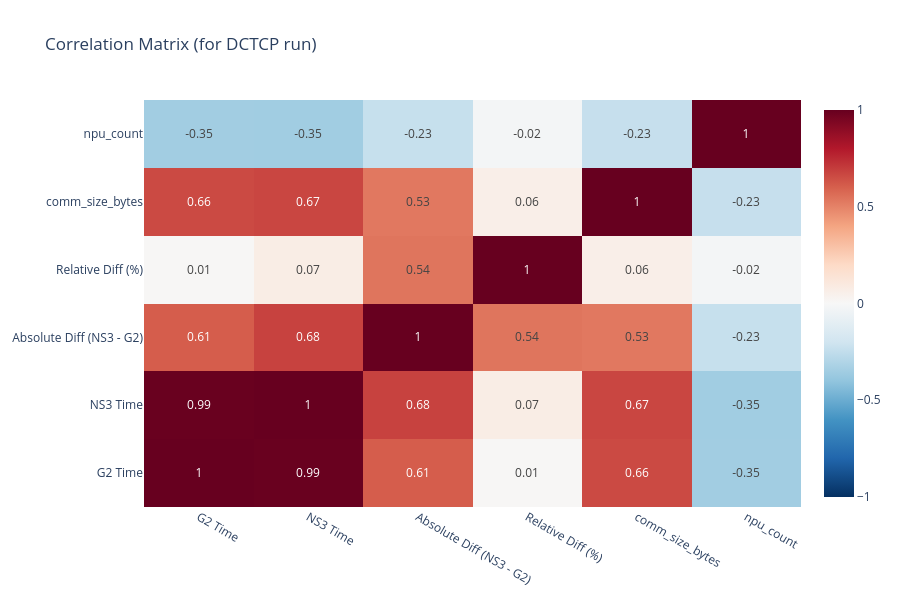
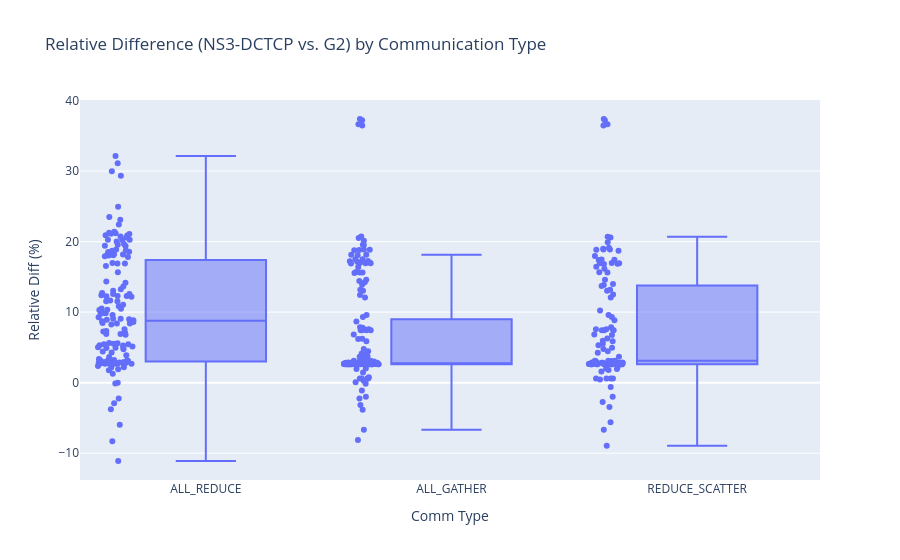
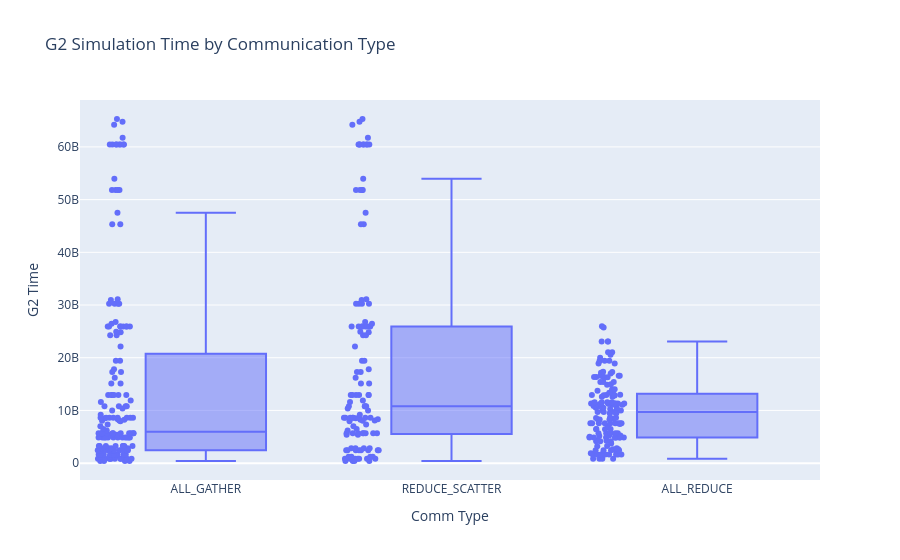
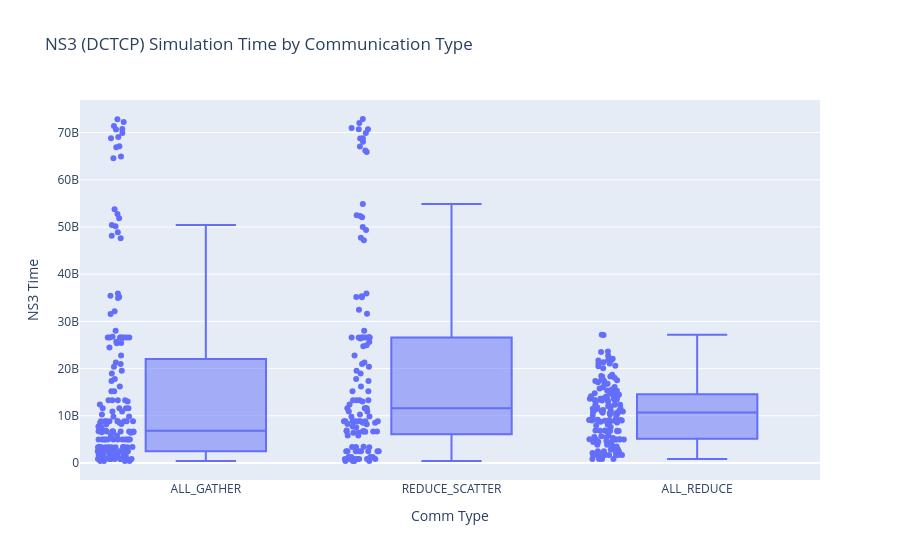

Notebook code for these charts, in order:
### Code cell
# --- Detailed Difference and Correlation Analysis ---

if 'comp_df' in locals() and not comp_df.empty:
    # Pivot the table to have sim types as columns for easier comparison
    pivot_df = avg_topo_df.pivot_table(
        index=['workload', 'comm_type_str', 'comm_size', 'npu_tuples'],
        columns='run_name',
        values='avg_time'
    ).reset_index()

    # Isolate G2 and NS3 columns
    g2_col = 'G2'
    ns3_cols = [col for col in pivot_df.columns if col.startswith('NS3')]

    if g2_col in pivot_df.columns and ns3_cols:
        # Create a new DataFrame to store the detailed differences
        diff_data = []

        # Iterate over each workload
        for _, row in pivot_df.iterrows():
            g2_time = row[g2_col]
            if pd.isna(g2_time):
                continue

            # For each NS3 run, calculate the difference
            for ns3_run_name in ns3_cols:
                ns3_time = row[ns3_run_name]
                if pd.isna(ns3_time):
                    continue
                
                # Calculate absolute and relative differences
                abs_diff = ns3_time - g2_time
                rel_diff = (abs_diff / g2_time) * 100 if g2_time != 0 else 0

                diff_data.append({
                    'Workload': row['workload'],
                    'Comm Type': row['comm_type_str'],
                    'Comm Size': row['comm_size'],
                    'NPU Tuples': row['npu_tuples'],
                    'NS3 Run': ns3_run_name,
                    'G2 Time': g2_time,
                    'NS3 Time': ns3_time,
                    'Absolute Diff (NS3 - G2)': abs_diff,
                    'Relative Diff (%)': rel_diff
                })

        if diff_data:
            # Create the initial difference dataframe
            diff_df_all = pd.DataFrame(diff_data)

            # --- Filter for the specific NS3 DCTCP run ---
            target_ns3_run = 'NS3 (cc:DCTCP, win:1, adapt:1, buf:1, size:1500)'
            print(f"--- Filtering results for NS3 run: {target_ns3_run} ---")
            diff_df = diff_df_all[diff_df_all['NS3 Run'] == target_ns3_run].copy()

            if diff_df.empty:
                print("\nNo data found for the specified NS3 run. Please check the run name and the data.")
            else:
                # --- Display Difference Table ---
                print("\n--- G2 vs. NS3 (DCTCP) Time Difference Analysis ---")
                with pd.option_context('display.max_rows', 20, 'display.float_format', '{:,.2f}'.format):
                    display(diff_df)

                # --- Correlation Analysis ---
                print("\n--- Correlation Analysis (for DCTCP run) ---")
                
                # Function to parse communication size string (e.g., '1024 B', '2 KB', '4096') into bytes
                def parse_comm_size_to_bytes(size_str):
                    if not isinstance(size_str, str):
                        return np.nan
                    size_str = size_str.strip().lower()
                    parts = size_str.split()
                    
                    try:
                        if len(parts) == 1:
                            return float(parts[0]) # Assume bytes if no unit
                        elif len(parts) == 2:
                            val = float(parts[0])
                            unit = parts[1]
                            if unit == 'b':
                                return val
                            elif unit == 'kb':
                                return val * 1024
                            elif unit == 'mb':
                                return val * 1024**2
                            elif unit == 'gb':
                                return val * 1024**3
                            else:
                                return np.nan
                        else:
                            return np.nan
                    except (ValueError, TypeError):
                        return np.nan

                # Prepare data for correlation
                corr_df = diff_df.copy()
                
                # Convert Comm Type to numeric using one-hot encoding
                corr_df = pd.get_dummies(corr_df, columns=['Comm Type'], prefix='Comm')

                corr_df['comm_size_bytes'] = corr_df['Comm Size'].apply(parse_comm_size_to_bytes)
                
                # Extract NPU count from the tuple string
                corr_df['npu_count'] = corr_df['NPU Tuples'].apply(lambda x: len(eval(x)) if isinstance(x, str) and x.startswith('(') else np.nan)
                
                # Select only numeric columns for correlation matrix
                numeric_cols = corr_df.select_dtypes(include=np.number)

                if not numeric_cols.empty:
                    correlation_matrix = numeric_cols.corr()
                    
                    # Display correlation with the relative difference
                    print("Correlation with 'Relative Diff (%)':")
                    display(correlation_matrix[['Relative Diff (%)']].sort_values(by='Relative Diff (%)', ascending=False))

                    # Plotting correlation
                    fig = go.Figure(data=go.Heatmap(
                        z=correlation_matrix.values,
                        x=correlation_matrix.columns,
                        y=correlation_matrix.columns,
                        colorscale='RdBu_r',
                        zmin=-1,
                        zmax=1,
                        text=correlation_matrix.round(2).values,
                        texttemplate="%{text}"
                    ))
                    fig.update_layout(
                        title='Correlation Matrix (for DCTCP run)',
                        height=600
                    )
                    fig.show()
                else:
                    print("Not enough numeric data to compute correlations for the filtered data.")

        else:
            print("No difference data could be generated.")
    else:
        print("Could not find 'G2' and/or NS3 runs in the processed data to compare.")
else:
    print("Comparison results DataFrame ('comp_df') not found. Please run the preceding cells.")

# --- Communication Type Impact Analysis (for DCTCP run) ---
import plotly.express as px

if 'diff_df' in locals() and not diff_df.empty:
    print("\n--- Analyzing the Impact of Communication Type (for DCTCP run) ---")
    
    # Ensure the 'Comm Type' column exists
    if 'Comm Type' in diff_df.columns:
        
        # --- Box Plot for Relative Difference by Communication Type ---
        print("\nThis plot shows how the percentage difference between NS3 (DCTCP) and G2 varies for each communication type.")
        fig1 = px.box(diff_df, 
                      x='Comm Type', 
                      y='Relative Diff (%)', 
                      title='Relative Difference (NS3-DCTCP vs. G2) by Communication Type',
                      points="all")
        fig1.update_xaxes(categoryorder='total descending')
        fig1.show()

        # --- Box Plot for G2 Time by Communication Type ---
        print("\nThis plot shows the distribution of G2 simulation times for each communication type.")
        fig2 = px.box(diff_df, 
                      x='Comm Type', 
                      y='G2 Time', 
                      title='G2 Simulation Time by Communication Type',
                      points="all")
        fig2.update_xaxes(categoryorder='total descending')
        fig2.show()

        # --- Box Plot for NS3 Time by Communication Type ---
        print("\nThis plot shows the distribution of NS3 (DCTCP) simulation times for each communication type.")
        fig3 = px.box(diff_df, 
                      x='Comm Type', 
                      y='NS3 Time', 
                      title='NS3 (DCTCP) Simulation Time by Communication Type',
                      points="all")
        fig3.update_xaxes(categoryorder='total descending')
        fig3.show()

        # --- Grouped Analysis Table ---
        print("\n--- Average Metrics by Communication Type (for DCTCP run) ---")
        comm_type_analysis = diff_df.groupby('Comm Type').agg(
            avg_g2_time=('G2 Time', 'mean'),
            avg_ns3_time=('NS3 Time', 'mean'),
            avg_relative_diff=('Relative Diff (%)', 'mean'),
            count=('Workload', 'nunique')
        ).sort_values(by='avg_relative_diff', ascending=False)
        
        with pd.option_context('display.float_format', '{:,.2f}'.format):
            display(comm_type_analysis)

    else:
        print("Column 'Comm Type' not found in the filtered difference DataFrame.")
else:
    print("Filtered difference DataFrame ('diff_df') not found. Please ensure the previous cells have run and the filter matched some data.")

### Figure 1 — Plotly figure (JSON) as saved in the notebook; plotly's stock layout.template omitted (floating-point values rounded to 4 significant figures)
{"data": [{"colorscale": [[0, "rgb(5,48,97)"], [0.1, "rgb(33,102,172)"], [0.2, "rgb(67,147,195)"], [0.3, "rgb(146,197,222)"], [0.4, "rgb(209,229,240)"], [0.5, "rgb(247,247,247)"], [0.6, "rgb(253,219,199)"], [0.7, "rgb(244,165,130)"], [0.8, "rgb(214,96,77)"], [0.9, "rgb(178,24,43)"], [1, "rgb(103,0,31)"]], "text": [[1.0, 0.99, 0.61, 0.01, 0.66, -0.35], [0.99, 1.0, 0.68, 0.07, 0.67, -0.35], [0.61, 0.68, 1.0, 0.54, 0.53, -0.23], [0.01, 0.07, 0.54, 1.0, 0.06, -0.02], [0.66, 0.67, 0.53, 0.06, 1.0, -0.23], [-0.35, -0.35, -0.23, -0.02, -0.23, 1.0]], "texttemplate": "%{text}", "type": "heatmap", "x": ["G2 Time", "NS3 Time", "Absolute Diff (NS3 - G2)", "Relative Diff (%)", "comm_size_bytes", "npu_count"], "y": ["G2 Time", "NS3 Time", "Absolute Diff (NS3 - G2)", "Relative Diff (%)", "comm_size_bytes", "npu_count"], "z": [[1.0, 0.995, 0.6075, 0.007194, 0.6599, -0.3507], [0.995, 1.0, 0.6839, 0.07451, 0.6728, -0.3515], [0.6075, 0.6839, 1.0, 0.5389, 0.5296, -0.2338], [0.007194, 0.07451, 0.5389, 1.0, 0.06251, -0.02211], [0.6599, 0.6728, 0.5296, 0.06251, 1.0, -0.2345], [-0.3507, -0.3515, -0.2338, -0.02211, -0.2345, 1.0]], "zmax": 1, "zmin": -1}], "layout": {"height": 600, "title": {"text": "Correlation Matrix (for DCTCP run)"}}}

### Figure 2 — Plotly figure (JSON) as saved in the notebook; plotly's stock layout.template omitted (floating-point values rounded to 4 significant figures; data arrays with more than 128 entries replaced by an {"elided": "..."} marker saying what was removed)
{"data": [{"alignmentgroup": "True", "boxpoints": "all", "hovertemplate": "Comm Type=%{x}<br>Relative Diff (%)=%{y}<extra></extra>", "legendgroup": "", "marker": {"color": "#636efa"}, "name": "", "notched": false, "offsetgroup": "", "orientation": "v", "showlegend": false, "type": "box", "x": {"elided": "432 str values"}, "x0": " ", "xaxis": "x", "y": {"elided": "432 float values"}, "y0": " ", "yaxis": "y"}], "layout": {"boxmode": "group", "legend": {"tracegroupgap": 0}, "title": {"text": "Relative Difference (NS3-DCTCP vs. G2) by Communication Type"}, "xaxis": {"anchor": "y", "categoryorder": "total descending", "domain": [0, 1], "title": {"text": "Comm Type"}}, "yaxis": {"anchor": "x", "domain": [0, 1], "title": {"text": "Relative Diff (%)"}}}}

### Figure 3 — Plotly figure (JSON) as saved in the notebook; plotly's stock layout.template omitted (floating-point values rounded to 4 significant figures; data arrays with more than 128 entries replaced by an {"elided": "..."} marker saying what was removed)
{"data": [{"alignmentgroup": "True", "boxpoints": "all", "hovertemplate": "Comm Type=%{x}<br>G2 Time=%{y}<extra></extra>", "legendgroup": "", "marker": {"color": "#636efa"}, "name": "", "notched": false, "offsetgroup": "", "orientation": "v", "showlegend": false, "type": "box", "x": {"elided": "432 str values"}, "x0": " ", "xaxis": "x", "y": {"elided": "432 float values"}, "y0": " ", "yaxis": "y"}], "layout": {"boxmode": "group", "legend": {"tracegroupgap": 0}, "title": {"text": "G2 Simulation Time by Communication Type"}, "xaxis": {"anchor": "y", "categoryorder": "total descending", "domain": [0, 1], "title": {"text": "Comm Type"}}, "yaxis": {"anchor": "x", "domain": [0, 1], "title": {"text": "G2 Time"}}}}

### Figure 4 — Plotly figure (JSON) as saved in the notebook; plotly's stock layout.template omitted (floating-point values rounded to 4 significant figures; data arrays with more than 128 entries replaced by an {"elided": "..."} marker saying what was removed)
{"data": [{"alignmentgroup": "True", "boxpoints": "all", "hovertemplate": "Comm Type=%{x}<br>NS3 Time=%{y}<extra></extra>", "legendgroup": "", "marker": {"color": "#636efa"}, "name": "", "notched": false, "offsetgroup": "", "orientation": "v", "showlegend": false, "type": "box", "x": {"elided": "432 str values"}, "x0": " ", "xaxis": "x", "y": {"elided": "432 float values"}, "y0": " ", "yaxis": "y"}], "layout": {"boxmode": "group", "legend": {"tracegroupgap": 0}, "title": {"text": "NS3 (DCTCP) Simulation Time by Communication Type"}, "xaxis": {"anchor": "y", "categoryorder": "total descending", "domain": [0, 1], "title": {"text": "Comm Type"}}, "yaxis": {"anchor": "x", "domain": [0, 1], "title": {"text": "NS3 Time"}}}}
